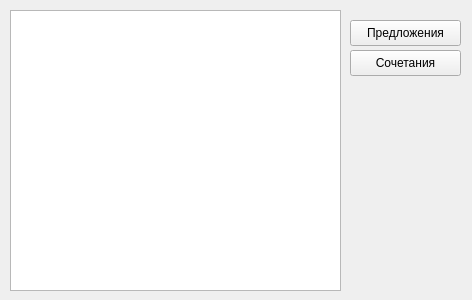
<?xml version="1.0" encoding="UTF-8"?>
<ui version="4.0">
 <class>Form</class>
 <widget class="QWidget" name="Form">
  <property name="geometry">
   <rect>
    <x>0</x>
    <y>0</y>
    <width>472</width>
    <height>300</height>
   </rect>
  </property>
  <property name="windowTitle">
   <string>Form</string>
  </property>
  <widget class="QTableWidget" name="table">
   <property name="geometry">
    <rect>
     <x>10</x>
     <y>10</y>
     <width>331</width>
     <height>281</height>
    </rect>
   </property>
  </widget>
  <widget class="QPushButton" name="sent_btn">
   <property name="geometry">
    <rect>
     <x>350</x>
     <y>20</y>
     <width>111</width>
     <height>26</height>
    </rect>
   </property>
   <property name="text">
    <string>Предложения</string>
   </property>
  </widget>
  <widget class="QPushButton" name="coll_btn">
   <property name="geometry">
    <rect>
     <x>350</x>
     <y>50</y>
     <width>111</width>
     <height>26</height>
    </rect>
   </property>
   <property name="text">
    <string>Сочетания</string>
   </property>
  </widget>
 </widget>
 <resources/>
 <connections/>
</ui>
